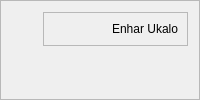
     <widget class="QFrame" name="frame">
      <property name="sizePolicy">
       <sizepolicy hsizetype="Preferred" vsizetype="Preferred">
        <horstretch>0</horstretch>
        <verstretch>0</verstretch>
       </sizepolicy>
      </property>
      <property name="maximumSize">
       <size>
        <width>16777215</width>
        <height>100</height>
       </size>
      </property>
      <property name="frameShape">
       <enum>QFrame::StyledPanel</enum>
      </property>
      <property name="frameShadow">
       <enum>QFrame::Raised</enum>
      </property>
      <layout class="QFormLayout" name="formLayout">
       <item row="0" column="0">
        <widget class="QWidget" name="widget" native="true">
         <layout class="QHBoxLayout" name="horizontalLayout_2">
          <item>
           <widget class="QLabel" name="label">
            <property name="maximumSize">
             <size>
              <width>50</width>
              <height>50</height>
             </size>
            </property>
            <property name="text">
             <string/>
            </property>
            <property name="pixmap">
             <pixmap resource="ui.qrc">:/newPrefix/bolt-svgrepo-com.svg</pixmap>
            </property>
            <property name="scaledContents">
             <bool>true</bool>
            </property>
            <property name="alignment">
             <set>Qt::AlignCenter</set>
            </property>
           </widget>
          </item>
         </layout>
        </widget>
       </item>
       <item row="0" column="1">
        <widget class="QFrame" name="frame_3">
         <property name="frameShape">
          <enum>QFrame::StyledPanel</enum>
         </property>
         <property name="frameShadow">
          <enum>QFrame::Raised</enum>
         </property>
         <layout class="QHBoxLayout" name="horizontalLayout">
          <item>
           <widget class="QLabel" name="label_2">
            <property name="text">
             <string>Enhar Ukalo</string>
            </property>
            <property name="alignment">
             <set>Qt::AlignRight|Qt::AlignTrailing|Qt::AlignVCenter</set>
            </property>
           </widget>
          </item>
         </layout>
        </widget>
       </item>
      </layout>
     </widget>
